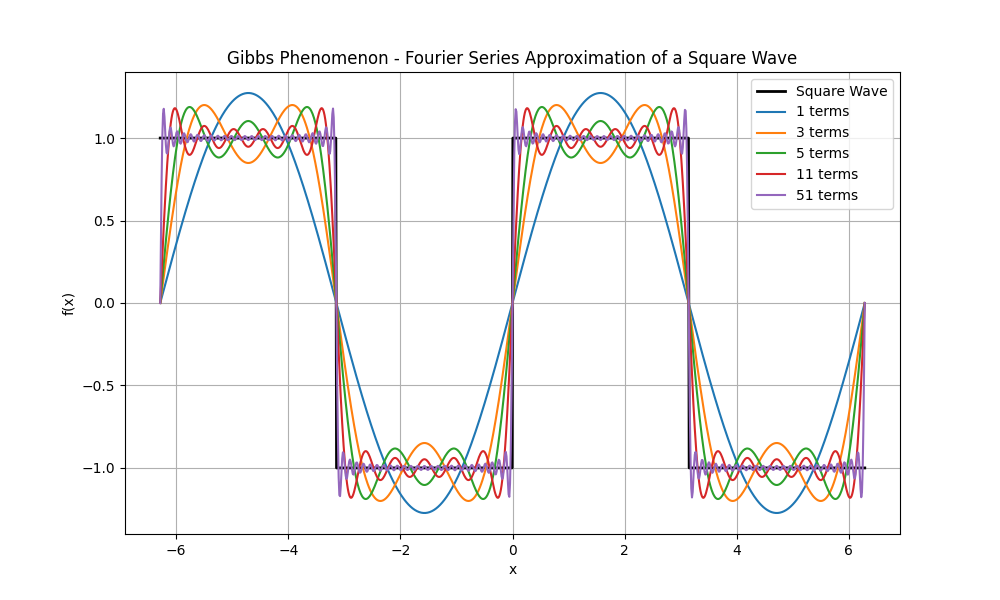

Python code for this plot:
import numpy as np
import matplotlib.pyplot as plt

# Create a square wave function
def square_wave(x):
    return np.where(np.sin(x) >= 0, 1, -1)

# Fourier series approximation of a square wave
def fourier_series_square_wave(x, n_terms):
    result = np.zeros_like(x)
    for n in range(1, n_terms + 1, 2):  # Only odd terms (n = 1, 3, 5, ...)
        result += (4 / (np.pi * n)) * np.sin(n * x)
    return result

# Plot the square wave and its Fourier approximation
x = np.linspace(-2 * np.pi, 2 * np.pi, 1000)
square_wave_values = square_wave(x)

plt.figure(figsize=(10, 6))
plt.plot(x, square_wave_values, label='Square Wave', color='black', linewidth=2)

# Plot Fourier approximations with different numbers of terms
for n_terms in [1, 3, 5, 11, 51]:
    y_approx = fourier_series_square_wave(x, n_terms)
    plt.plot(x, y_approx, label=f'{n_terms} terms')

plt.title('Gibbs Phenomenon - Fourier Series Approximation of a Square Wave')
plt.xlabel('x')
plt.ylabel('f(x)')
plt.legend()
plt.grid(True)
plt.savefig('gibbs.png')
plt.show()
